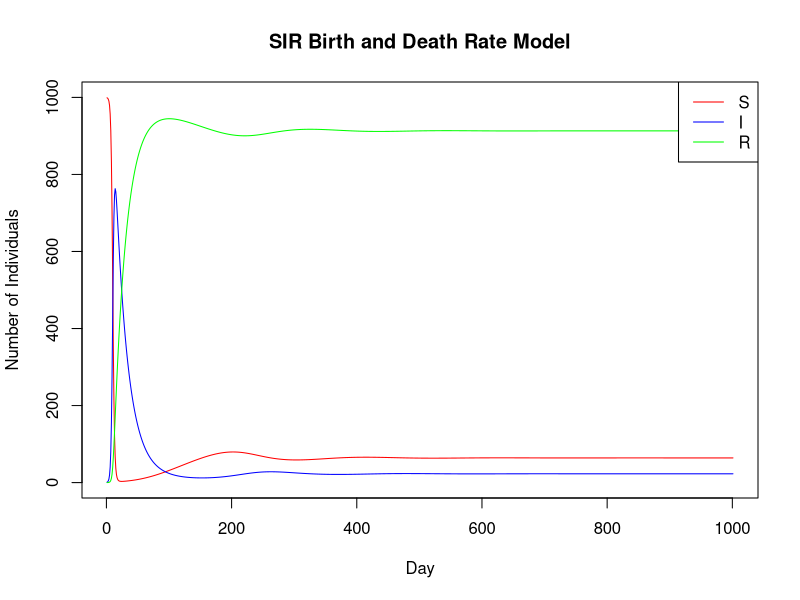
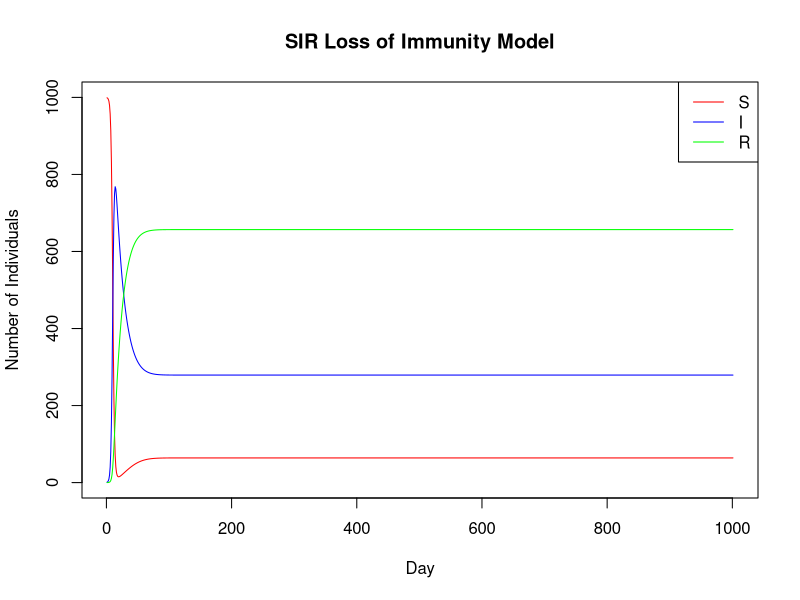
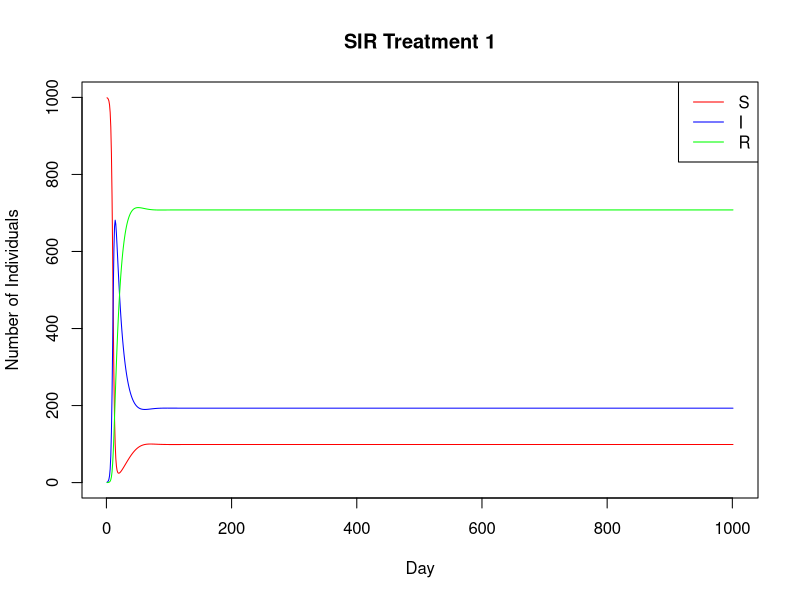
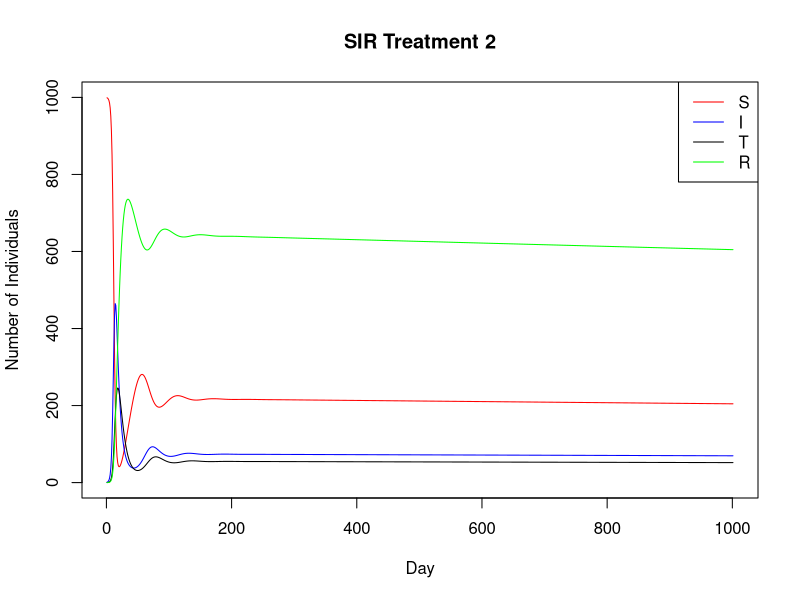
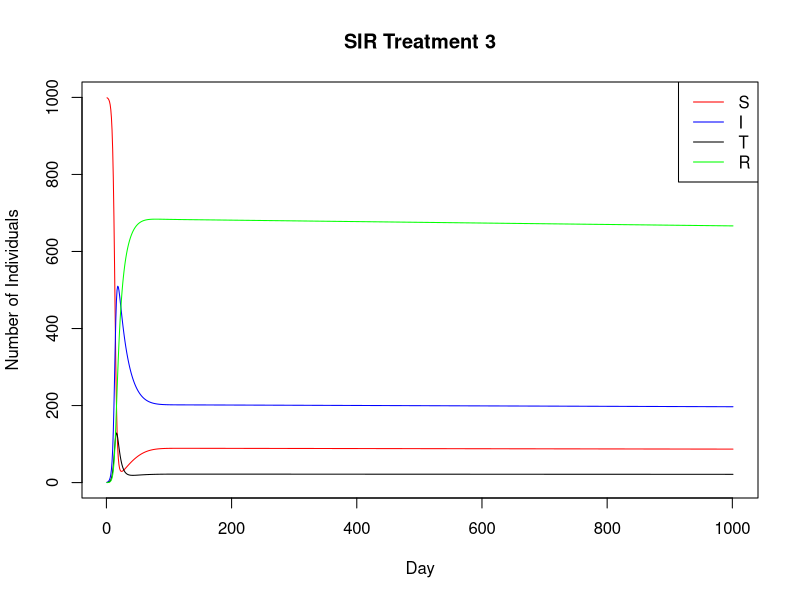

Source code (R) for these figures, in order:
#--------------------------------------------------------------
# Exercise 2: SIR MODEL CONTINUED
#--------------------------------------------------------------

# Clear environment
rm(list=ls())
# Clear all plots
if(!is.null(dev.list())) dev.off()

# Characteristics of a population of interest:
# At the start of the outbreak, there is 1 infectious person in the population of 1000
# The number of contacts per day between a susceptible and infectious individual is 0.8.
# The average duration of infectiousness is 10 days. 



#-----------------------------------------
# Part 1: SIR model with drug therapy
#-----------------------------------------

# Using your SIR model from exercise 1 and running the model for 1000 days,
  # a.	Incorporate a birth and death rate of 1/800 persons per day.
  # b.	Incorporate a loss of immunity rate of 1/50 days 
  # c.	Incorporate drug therapy into your model in the following ways
    # i.	as a flow from I to R
    # ii.	as a flow from I to T
    # iii.	as a flow from S to I and T

# Use the following parameters: 
  # Tau: rate of treatment seeking =  1/2
  # r: drug recovery rate = 1/5 
  # p: proportion of the population who are treated = 30% 
  # gamma: natural recovery rate = 1/20

# Assume that Treated individuals are not infectious. 
# Comment on the differences in the models in terms of R0, proportion of infections that are treated. 



#------------------------------------- Part (1.a):

# Incorporate a birth and death rate of 1/800 persons per day.

library(deSolve)


# birth + death rate SIR 
sir_br_dr <- function(t, x, parms)  { 
  with(as.list(c(parms, x)), { 
    N = S + I + R   # NEED TO INCLUDE THIS BECAUSE POPULATION IS NOT CONSTANT (although her our birth and death rate is the same so our population total is actually constant)
    
    dS <- b*N - beta*I/N*S - mu*S  # b = birth rate, mu = death rate     
    dI <- beta*I/N*S - gam*I - mu*I
    dR <- gam*I - mu*R
    
    output <- c(dS,dI,dR)       
    list(output)
  })
}


# Initial values
start <- c(S=999, I=1, R=0)
## The parameters 
parms <- c(beta=0.8, gam=1/20, b=1/800, mu=1/800)
## vector of timesteps
times <- seq(0, 1000, 1) 

run<-ode(times=times, y=start, func=sir_br_dr,parms=parms)
plot(run[,2], col="red", ylim=c(0,1000), type="l", main="SIR Birth and Death Rate Model", xlab = "Day", ylab = "Number of Individuals")
lines(run[,3], col="blue")
lines(run[,4], col="green")
legend("topright",legend=c("S", "I", "R"), col=c("red", "blue", "green"), lty=c(1,1,1))


# Calculate R0:
as.numeric(parms["beta"]/(parms["gam"]+parms["mu"]))




#------------------------------------- Part (1.b):

# Incorporate a loss of immunity rate of 1/50 days

sir_loi <- function(t, x, parms)  { 
  with(as.list(c(parms, x)), { 
    N = S + I + R   # NEED TO INCLUDE THIS BECAUSE POPULATION IS NOT CONSTANT (although her our birth and death rate is the same so our population total is actually constant)
    
    dS <- b*N - beta*I/N*S - mu*S + rho*R  # rho = rate of loss of immunity   
    dI <- beta*I/N*S - gam*I - mu*I
    dR <- gam*I - mu*R - rho*R
    
    output <- c(dS,dI,dR)       
    list(output)
  })
}


# Initial values
start <- c(S=999, I=1, R=0)
## The parameters 
parms <- c(beta=0.8, gam=1/20, rho=1/50, b=1/800, mu=1/800)
## vector of timesteps
times <- seq(0, 1000, 1) 

run<-ode(times=times, y=start, func=sir_loi,parms=parms)

plot(run[,2], col="red", ylim=c(0,1000), type="l", main="SIR Loss of Immunity Model", xlab = "Day", ylab = "Number of Individuals")
lines(run[,3], col="blue")
lines(run[,4], col="green")
legend("topright",legend=c("S", "I", "R"), col=c("red", "blue", "green"), lty=c(1,1,1))





#------------------------------------- Part (1.c)(i):

# Incorporate drug therapy into your model as a flow from I to R
# r: drug recovery rate = 1/5 
# p: proportion of the population who are treated = 30% 

sir_treat1 <- function(t, x, parms)  { 
  with(as.list(c(parms, x)), { 
    N = S + I + R   # NEED TO INCLUDE THIS BECAUSE POPULATION IS NOT CONSTANT (although her our birth and death rate is the same so our population total is actually constant)
    
    dS <- b*N - beta*I/N*S - mu*S + rho*R
    dI <- beta*I/N*S - p*r*I - (1-p)*gam*I - mu*I
    dR <- p*r*I + (1-p)*gam*I - mu*R - rho*R
    
    output <- c(dS,dI,dR)       
    list(output)
  })
}


# Initial values
start <- c(S=999, I=1, R=0)
## The parameters 
parms <- c(beta=0.8, gam=1/20, r=1/(2+5), p=0.3, rho=1/50, b=1/800, mu=1/800) # NB check notes for explanation on r
## vector of timesteps
times <- seq(0, 1000, 1) 

run<-ode(times=times, y=start, func=sir_treat1,parms=parms)

plot(run[,2], col="red", ylim=c(0,1000), type="l", main="SIR Treatment 1", xlab = "Day", ylab = "Number of Individuals")
lines(run[,3], col="blue")
lines(run[,4], col="green")
legend("topright",legend=c("S", "I", "R"), col=c("red", "blue", "green"), lty=c(1,1,1))

# Calculate R0:
R0_i <- as.numeric(parms["beta"]/(parms["mu"] + (1-parms["p"])*parms["gam"] + parms["p"]*parms["r"]))
R0_i

# Proportion of infected treated:
prop_treat <- as.numeric(parms["p"]*parms["r"]/(parms["p"]*parms["r"] + (1-parms["p"])*parms["gam"]))
prop_treat

#------------------------------------- Part (1.c)(ii):

# Incorporate drug therapy into your model as a flow from I to T
# r: drug recovery rate = 1/5 
# p: proportion of the population who are treated = 30% 
# Tau: rate of treatment seeking =  1/2  (people getting treatment when sick)

sir_treat2 <- function(t, x, parms)  { 
  with(as.list(c(parms, x)), { 
    N = S + I + R   # NEED TO INCLUDE THIS BECAUSE POPULATION IS NOT CONSTANT (although her our birth and death rate is the same so our population total is actually constant)
    
    dS <- b*N - beta*I/N*S - mu*S + rho*R
    dI <- beta*I/N*S - (1-p)*gam*I - p*tau*I - mu*I 
    dT <- p*tau*I - r*Treat - mu*Treat
    dR <- (1-p)*gam*I + r*Treat - mu*R - rho*R
    
    output <- c(dS,dI,dT,dR)       
    list(output)
  })
}

# Initial values
start <- c(S=999, I=1, Treat=0, R=0)
## The parameters 
parms <- c(beta=0.8, gam=1/20, r=1/5, p=0.3, tau=1/2, rho=1/50, b=1/800, mu=1/800)
## vector of timesteps
times <- seq(0, 1000, 1) 

run<-ode(times=times, y=start, func=sir_treat2, parms=parms)

plot(run[,2], col="red", ylim=c(0,1000), type="l", main="SIR Treatment 2", xlab = "Day", ylab = "Number of Individuals")
lines(run[,3], col="blue")
lines(run[,4], col="black")
lines(run[,5], col="green")
legend("topright",legend=c("S", "I", "T", "R"), col=c("red", "blue", "black", "green"), lty=c(1,1,1))


# Calculate R0:
R0_ii <- as.numeric(parms["beta"]/(parms["mu"] + (1-parms["p"])*parms["gam"] + parms["p"]*parms["tau"]))
R0_ii

# Proportion of infected treated:
prop_treat <- as.numeric(parms["p"]*parms["tau"]/(parms["p"]*parms["tau"] + (1-parms["p"])*parms["gam"]))
prop_treat

#------------------------------------- Part (1.c)(iii):

# Incorporate drug therapy into your model as a flow from S to I and T
# r: drug recovery rate = 1/5 
# p: proportion of the population who are treated = 30% 

sir_treat3 <- function(t, x, parms)  { 
  with(as.list(c(parms, x)), { 
    N = S + I + R   # NEED TO INCLUDE THIS BECAUSE POPULATION IS NOT CONSTANT (although her our birth and death rate is the same so our population total is actually constant)
    
    dS <-  b*N - beta*I/N*S - mu*S + rho*R 
    dI <- (1-p)*beta*I/N*S - gam*I - mu*I 
    dT <- p*beta*I/N*S - r*Treat - mu*Treat
    dR <- gam*I + r*Treat - mu*R - rho*R
    
    
    output <- c(dS,dI,dT,dR)       
    list(output)
  })
}

# Initial values
start <- c(S=999, I=1, Treat=0, R=0)
## The parameters 
parms <- c(beta=0.8, gam=1/20, r=1/5, p=0.3, rho=1/50, b=1/800, mu=1/800)
## vector of timesteps
times <- seq(0, 1000, 1) 

run<-ode(times=times, y=start, func=sir_treat3, parms=parms)

plot(run[,2], col="red", ylim=c(0,1000), type="l", main="SIR Treatment 3", xlab = "Day", ylab = "Number of Individuals")
lines(run[,3], col="blue")
lines(run[,4], col="black")
lines(run[,5], col="green")
legend("topright",legend=c("S", "I", "T", "R"), col=c("red", "blue", "black", "green"), lty=c(1,1,1))


# Calculate R0:
R0_iii <- as.numeric((1-parms["p"])*parms["beta"]/(parms["mu"] + parms["gam"]))
R0_iii
